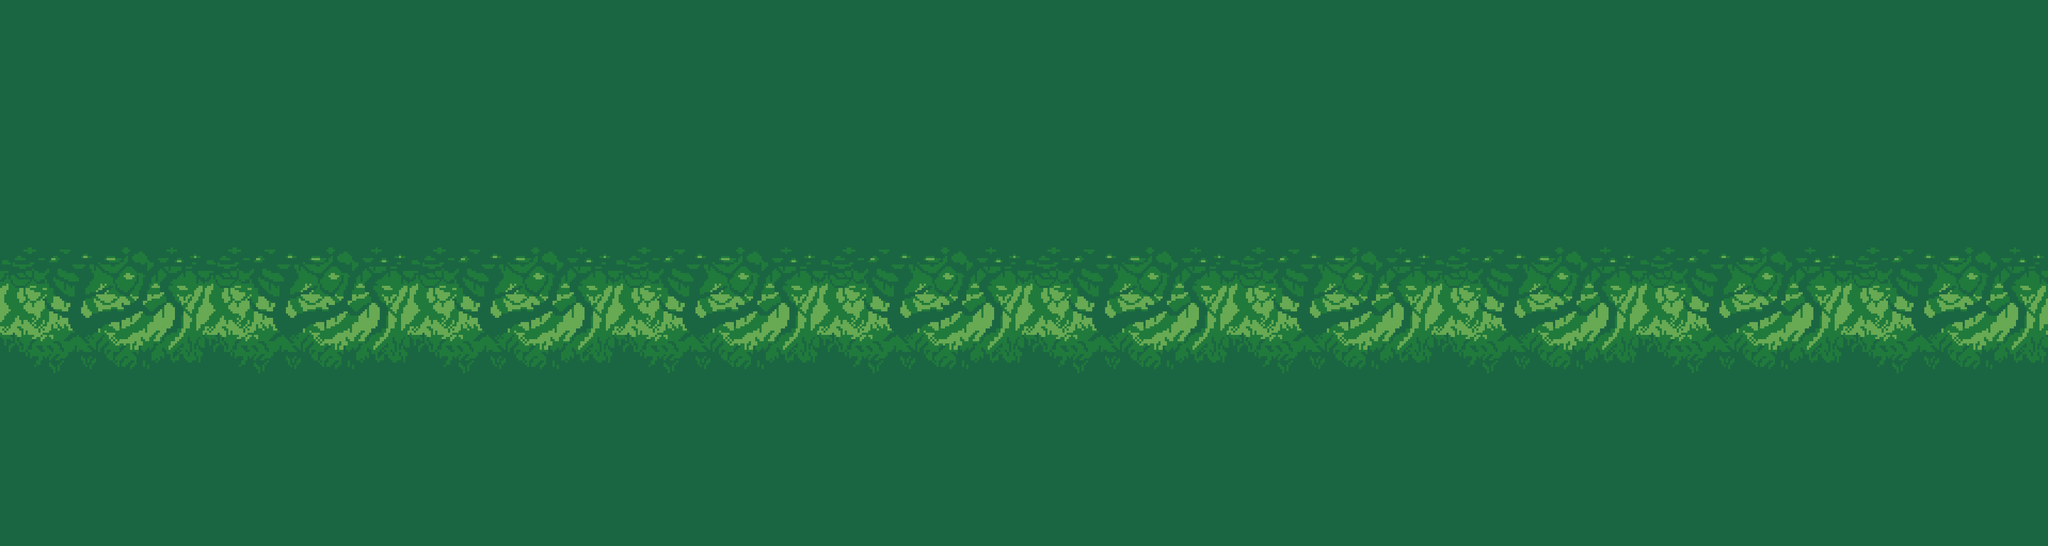

Tiled map render using the project's own tile images. Description and the map definition, with tile-layer contents summarised, below:
An orthogonal 120x32 tile map with 32x32 px tiles, 1 tile layer (Слой тайлов 1).

<map version="1.2" tiledversion="1.3.1" orientation="orthogonal" renderorder="right-down" compressionlevel="-1" width="120" height="32" tilewidth="32" tileheight="32" infinite="0" nextlayerid="2" nextobjectid="1">
 <tileset firstgid="1" name="forest_background" tilewidth="32" tileheight="32" tilecount="384" columns="12">
  <image source="../tiles/forest_background.png" width="384" height="1024" />
 </tileset>
 <layer id="1" name="Слой тайлов 1" width="120" height="32">
  <data>[3840 cells, 3840 non-empty, 384 distinct tile ids]</data>
 </layer>
</map>